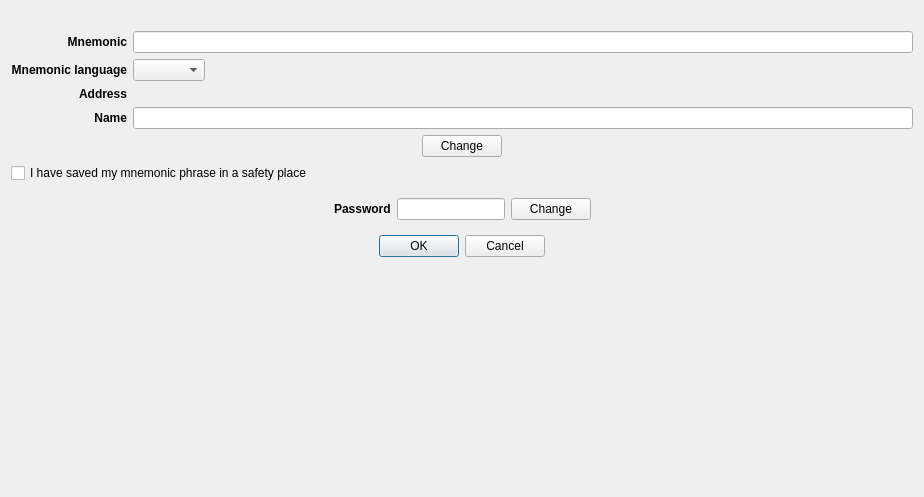
<?xml version="1.0" encoding="UTF-8"?>
<ui version="4.0">
 <class>AccountCreateDialog</class>
 <widget class="QDialog" name="AccountCreateDialog">
  <property name="geometry">
   <rect>
    <x>0</x>
    <y>0</y>
    <width>924</width>
    <height>497</height>
   </rect>
  </property>
  <property name="windowTitle">
   <string>Create account</string>
  </property>
  <layout class="QVBoxLayout" name="verticalLayout">
   <item alignment="Qt::AlignHCenter">
    <widget class="QLabel" name="imagelabel">
     <property name="sizePolicy">
      <sizepolicy hsizetype="Preferred" vsizetype="Preferred">
       <horstretch>0</horstretch>
       <verstretch>0</verstretch>
      </sizepolicy>
     </property>
     <property name="minimumSize">
      <size>
       <width>0</width>
       <height>0</height>
      </size>
     </property>
     <property name="maximumSize">
      <size>
       <width>200</width>
       <height>200</height>
      </size>
     </property>
     <property name="sizeIncrement">
      <size>
       <width>0</width>
       <height>0</height>
      </size>
     </property>
     <property name="baseSize">
      <size>
       <width>0</width>
       <height>0</height>
      </size>
     </property>
     <property name="text">
      <string/>
     </property>
     <property name="pixmap">
      <pixmap resource="../../icons/tikka.slots.pyqt.resources.icons.index.qrc">:/images/safe_background</pixmap>
     </property>
     <property name="scaledContents">
      <bool>true</bool>
     </property>
     <property name="alignment">
      <set>Qt::AlignCenter</set>
     </property>
    </widget>
   </item>
   <item>
    <layout class="QGridLayout" name="gridLayout">
     <item row="5" column="0">
      <widget class="QLabel" name="addressLabel">
       <property name="font">
        <font>
         <weight>75</weight>
         <bold>true</bold>
        </font>
       </property>
       <property name="text">
        <string>Address</string>
       </property>
       <property name="alignment">
        <set>Qt::AlignRight|Qt::AlignTrailing|Qt::AlignVCenter</set>
       </property>
      </widget>
     </item>
     <item row="6" column="0">
      <widget class="QLabel" name="nameLabel">
       <property name="font">
        <font>
         <weight>75</weight>
         <bold>true</bold>
        </font>
       </property>
       <property name="text">
        <string>Name</string>
       </property>
       <property name="alignment">
        <set>Qt::AlignRight|Qt::AlignTrailing|Qt::AlignVCenter</set>
       </property>
      </widget>
     </item>
     <item row="0" column="1">
      <widget class="QLineEdit" name="mnemonicLineEdit">
       <property name="readOnly">
        <bool>true</bool>
       </property>
      </widget>
     </item>
     <item row="0" column="0">
      <widget class="QLabel" name="mnemonicLabel">
       <property name="font">
        <font>
         <weight>75</weight>
         <bold>true</bold>
        </font>
       </property>
       <property name="text">
        <string>Mnemonic</string>
       </property>
       <property name="alignment">
        <set>Qt::AlignRight|Qt::AlignTrailing|Qt::AlignVCenter</set>
       </property>
      </widget>
     </item>
     <item row="6" column="1">
      <widget class="QLineEdit" name="nameLineEdit"/>
     </item>
     <item row="5" column="1">
      <widget class="QLabel" name="addressValueLabel">
       <property name="text">
        <string/>
       </property>
       <property name="textInteractionFlags">
        <set>Qt::LinksAccessibleByMouse|Qt::TextSelectableByKeyboard|Qt::TextSelectableByMouse</set>
       </property>
      </widget>
     </item>
     <item row="2" column="1">
      <widget class="QComboBox" name="mnemonicLanguageComboBox">
       <property name="sizePolicy">
        <sizepolicy hsizetype="Fixed" vsizetype="Preferred">
         <horstretch>0</horstretch>
         <verstretch>0</verstretch>
        </sizepolicy>
       </property>
      </widget>
     </item>
     <item row="2" column="0">
      <widget class="QLabel" name="mnemonicLanguageLabel">
       <property name="font">
        <font>
         <weight>75</weight>
         <italic>false</italic>
         <bold>true</bold>
        </font>
       </property>
       <property name="text">
        <string>Mnemonic language</string>
       </property>
       <property name="alignment">
        <set>Qt::AlignRight|Qt::AlignTrailing|Qt::AlignVCenter</set>
       </property>
      </widget>
     </item>
    </layout>
   </item>
   <item alignment="Qt::AlignHCenter">
    <widget class="QPushButton" name="changeButton">
     <property name="sizePolicy">
      <sizepolicy hsizetype="Fixed" vsizetype="Fixed">
       <horstretch>7</horstretch>
       <verstretch>0</verstretch>
      </sizepolicy>
     </property>
     <property name="text">
      <string>Change</string>
     </property>
     <property name="icon">
      <iconset resource="../../icons/tikka.slots.pyqt.resources.icons.index.qrc">
       <normaloff>:/icons/refresh_icon</normaloff>:/icons/refresh_icon</iconset>
     </property>
    </widget>
   </item>
   <item>
    <layout class="QHBoxLayout" name="horizontalLayout_2">
     <item>
      <widget class="QCheckBox" name="saveMnemonicCheckBox">
       <property name="text">
        <string>I have saved my mnemonic phrase in a safety place</string>
       </property>
      </widget>
     </item>
    </layout>
   </item>
   <item>
    <widget class="QFrame" name="passwordFrame">
     <property name="frameShape">
      <enum>QFrame::NoFrame</enum>
     </property>
     <property name="frameShadow">
      <enum>QFrame::Raised</enum>
     </property>
     <layout class="QVBoxLayout" name="verticalLayout_2">
      <item>
       <layout class="QHBoxLayout" name="horizontalLayout">
        <item>
         <spacer name="horizontalSpacer">
          <property name="orientation">
           <enum>Qt::Horizontal</enum>
          </property>
          <property name="sizeHint" stdset="0">
           <size>
            <width>40</width>
            <height>20</height>
           </size>
          </property>
         </spacer>
        </item>
        <item>
         <widget class="QLabel" name="passwordLabel">
          <property name="sizePolicy">
           <sizepolicy hsizetype="Fixed" vsizetype="Preferred">
            <horstretch>0</horstretch>
            <verstretch>0</verstretch>
           </sizepolicy>
          </property>
          <property name="sizeIncrement">
           <size>
            <width>0</width>
            <height>0</height>
           </size>
          </property>
          <property name="font">
           <font>
            <weight>75</weight>
            <bold>true</bold>
           </font>
          </property>
          <property name="text">
           <string>Password</string>
          </property>
          <property name="alignment">
           <set>Qt::AlignLeading|Qt::AlignLeft|Qt::AlignVCenter</set>
          </property>
         </widget>
        </item>
        <item>
         <widget class="QLineEdit" name="passwordLineEdit">
          <property name="sizePolicy">
           <sizepolicy hsizetype="Fixed" vsizetype="Fixed">
            <horstretch>0</horstretch>
            <verstretch>0</verstretch>
           </sizepolicy>
          </property>
          <property name="maxLength">
           <number>20</number>
          </property>
          <property name="alignment">
           <set>Qt::AlignCenter</set>
          </property>
          <property name="readOnly">
           <bool>true</bool>
          </property>
         </widget>
        </item>
        <item>
         <widget class="QPushButton" name="passwordChangeButton">
          <property name="sizePolicy">
           <sizepolicy hsizetype="Fixed" vsizetype="Fixed">
            <horstretch>0</horstretch>
            <verstretch>0</verstretch>
           </sizepolicy>
          </property>
          <property name="text">
           <string>Change</string>
          </property>
          <property name="icon">
           <iconset resource="../../icons/tikka.slots.pyqt.resources.icons.index.qrc">
            <normaloff>:/icons/refresh_icon</normaloff>:/icons/refresh_icon</iconset>
          </property>
         </widget>
        </item>
        <item>
         <spacer name="horizontalSpacer_2">
          <property name="orientation">
           <enum>Qt::Horizontal</enum>
          </property>
          <property name="sizeHint" stdset="0">
           <size>
            <width>40</width>
            <height>20</height>
           </size>
          </property>
         </spacer>
        </item>
       </layout>
      </item>
     </layout>
    </widget>
   </item>
   <item alignment="Qt::AlignHCenter">
    <widget class="QDialogButtonBox" name="buttonBox">
     <property name="orientation">
      <enum>Qt::Horizontal</enum>
     </property>
     <property name="standardButtons">
      <set>QDialogButtonBox::Cancel|QDialogButtonBox::Ok</set>
     </property>
    </widget>
   </item>
   <item>
    <spacer name="verticalSpacer">
     <property name="orientation">
      <enum>Qt::Vertical</enum>
     </property>
     <property name="sizeHint" stdset="0">
      <size>
       <width>20</width>
       <height>40</height>
      </size>
     </property>
    </spacer>
   </item>
  </layout>
 </widget>
 <tabstops>
  <tabstop>mnemonicLineEdit</tabstop>
  <tabstop>nameLineEdit</tabstop>
  <tabstop>changeButton</tabstop>
  <tabstop>saveMnemonicCheckBox</tabstop>
  <tabstop>passwordLineEdit</tabstop>
  <tabstop>passwordChangeButton</tabstop>
 </tabstops>
 <resources>
  <include location="../../icons/tikka.slots.pyqt.resources.icons.index.qrc"/>
 </resources>
 <connections>
  <connection>
   <sender>buttonBox</sender>
   <signal>accepted()</signal>
   <receiver>AccountCreateDialog</receiver>
   <slot>accept()</slot>
   <hints>
    <hint type="sourcelabel">
     <x>248</x>
     <y>254</y>
    </hint>
    <hint type="destinationlabel">
     <x>157</x>
     <y>274</y>
    </hint>
   </hints>
  </connection>
  <connection>
   <sender>buttonBox</sender>
   <signal>rejected()</signal>
   <receiver>AccountCreateDialog</receiver>
   <slot>reject()</slot>
   <hints>
    <hint type="sourcelabel">
     <x>316</x>
     <y>260</y>
    </hint>
    <hint type="destinationlabel">
     <x>286</x>
     <y>274</y>
    </hint>
   </hints>
  </connection>
 </connections>
</ui>
